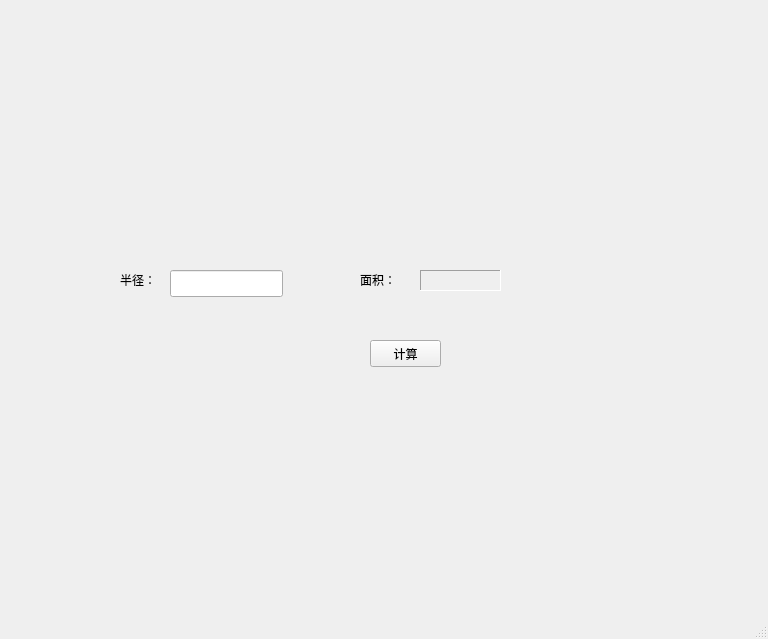
<?xml version="1.0" encoding="UTF-8"?>
<ui version="4.0">
 <class>calculate_circle_area</class>
 <widget class="QMainWindow" name="calculate_circle_area">
  <property name="geometry">
   <rect>
    <x>0</x>
    <y>0</y>
    <width>768</width>
    <height>639</height>
   </rect>
  </property>
  <property name="windowTitle">
   <string>calculate_circle_area</string>
  </property>
  <widget class="QWidget" name="centralwidget">
   <widget class="QLabel" name="radiusLabel">
    <property name="geometry">
     <rect>
      <x>120</x>
      <y>270</y>
      <width>51</width>
      <height>19</height>
     </rect>
    </property>
    <property name="text">
     <string>半径：</string>
    </property>
   </widget>
   <widget class="QLabel" name="areaLabel1">
    <property name="geometry">
     <rect>
      <x>360</x>
      <y>270</y>
      <width>79</width>
      <height>19</height>
     </rect>
    </property>
    <property name="text">
     <string>面积：</string>
    </property>
   </widget>
   <widget class="QLabel" name="areaLabel2">
    <property name="geometry">
     <rect>
      <x>420</x>
      <y>270</y>
      <width>81</width>
      <height>21</height>
     </rect>
    </property>
    <property name="frameShape">
     <enum>QFrame::Panel</enum>
    </property>
    <property name="frameShadow">
     <enum>QFrame::Sunken</enum>
    </property>
    <property name="text">
     <string/>
    </property>
   </widget>
   <widget class="QLineEdit" name="radiusLineEdit">
    <property name="geometry">
     <rect>
      <x>170</x>
      <y>270</y>
      <width>113</width>
      <height>27</height>
     </rect>
    </property>
   </widget>
   <widget class="QPushButton" name="countBtn">
    <property name="geometry">
     <rect>
      <x>370</x>
      <y>340</y>
      <width>71</width>
      <height>27</height>
     </rect>
    </property>
    <property name="text">
     <string>计算</string>
    </property>
   </widget>
  </widget>
  <widget class="QMenuBar" name="menubar">
   <property name="geometry">
    <rect>
     <x>0</x>
     <y>0</y>
     <width>768</width>
     <height>29</height>
    </rect>
   </property>
  </widget>
  <widget class="QStatusBar" name="statusbar"/>
 </widget>
 <resources/>
 <connections/>
</ui>
